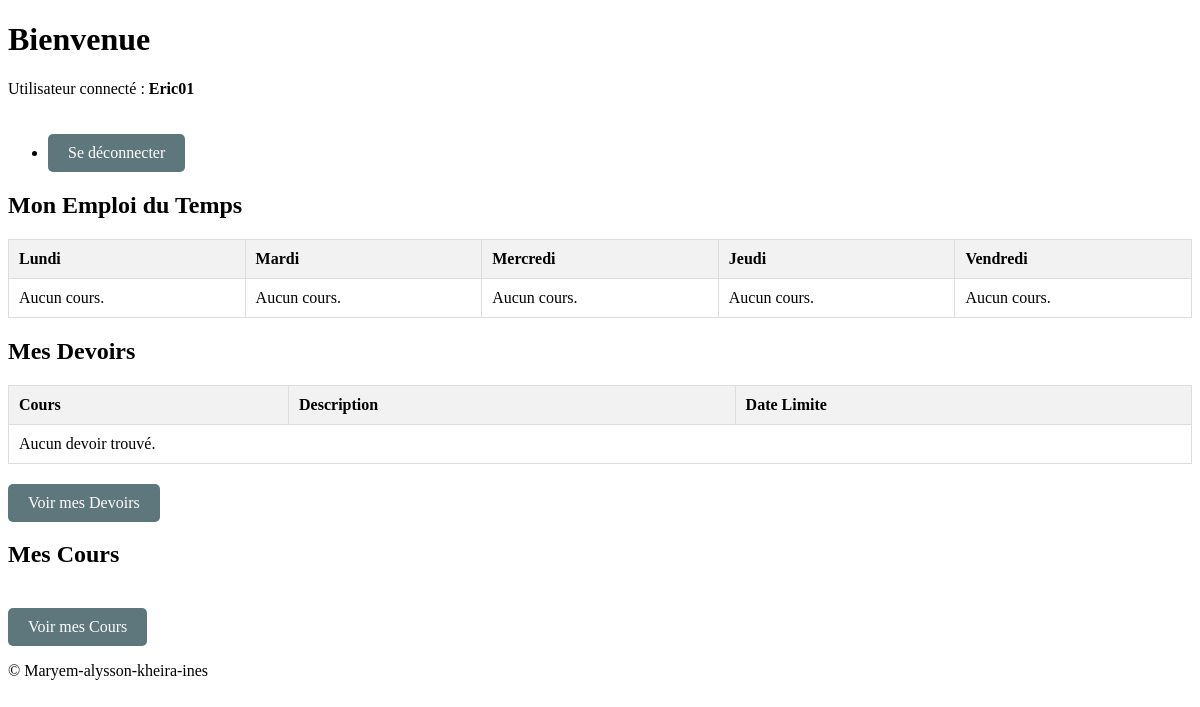
Before: /index_etudiant.php (signed in) with the older database file.
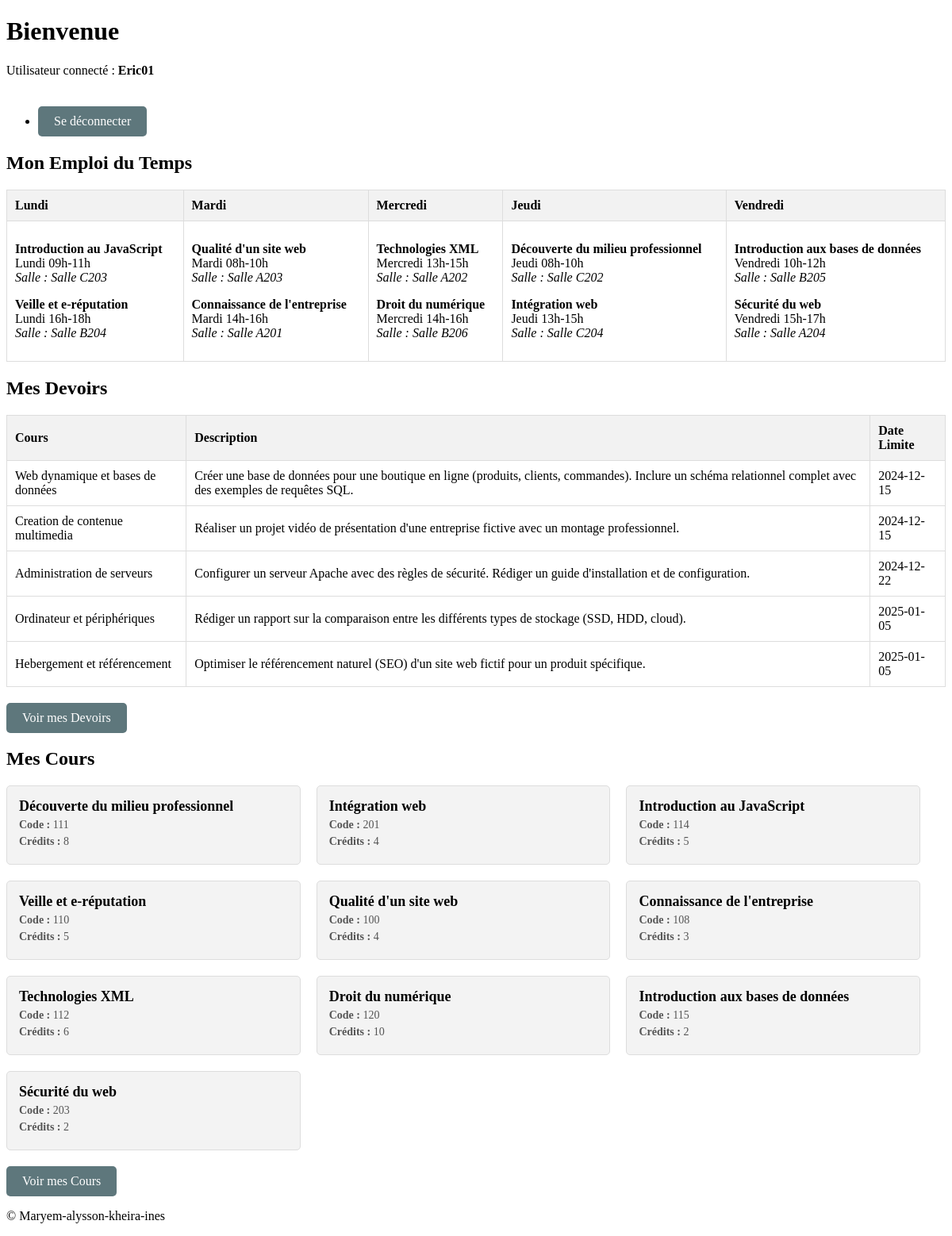
After: the same page with the newer database file.
### tables this page shows
CREATE TABLE `cours` (
  `id` int(11) NOT NULL,
  `nom` varchar(255) NOT NULL,
  `code` int(11) NOT NULL,
  `credits` int(11) NOT NULL,
  `formation` enum('LP','DEUST','BOTH') DEFAULT 'BOTH',
  `horaires_dates` text DEFAULT NULL,
  `salle_classe` varchar(255) DEFAULT NULL,
  `semestre` int(1) NOT NULL
);

CREATE TABLE `devoirs` (
  `id_devoir` int(11) NOT NULL,
  `id_cours` int(11) NOT NULL,
  `description` text NOT NULL,
  `date_limite` date NOT NULL,
  `modifiable` tinyint(1) DEFAULT 1
);

### index_etudiant.php (the view, shortened to what the changed rows need)
<?php
include('inc.connexion.php');
$user_id = $_SESSION['user_id'];
function getStudentSchedule($user_id) {
    global $bdd;
    $query_formation = "SELECT formation FROM etudiants WHERE id = :user_id";
    $stmt = $bdd->prepare($query_formation);
    $stmt->bindParam(':user_id', $user_id, PDO::PARAM_INT);
    $stmt->execute();
    $student_data = $stmt->fetch(PDO::FETCH_ASSOC);
    $formation = $student_data ? $student_data['formation'] : null;
    $query_cours = "SELECT c.nom, c.horaires_dates, c.salle_classe,
    DAYNAME(c.horaires_dates) AS jour, c.horaires_dates, c.code, c.credits
    FROM cours c
    WHERE (c.formation = :formation OR c.formation = 'BOTH')
    AND c.semestre = 2
    ORDER BY c.horaires_dates";
    $stmt_cours = $bdd->prepare($query_cours);
    $stmt_cours->bindParam(':formation', $formation, PDO::PARAM_STR);
    $stmt_cours->execute();
    return $stmt_cours->fetchAll(PDO::FETCH_ASSOC);
}
function getAssignments($user_id) {
    global $bdd;
    $query_formation = "SELECT formation FROM etudiants WHERE id = :user_id";
    $stmt = $bdd->prepare($query_formation);
    $stmt->bindParam(':user_id', $user_id, PDO::PARAM_INT);
    $stmt->execute();
    $student_data = $stmt->fetch(PDO::FETCH_ASSOC);
    $formation = $student_data ? $student_data['formation'] : null;
    $query_devoirs = "SELECT d.description, d.date_limite, c.nom AS cours
                      FROM devoirs d
                      JOIN cours c ON d.id_cours = c.id
                      WHERE c.formation = :formation OR c.formation = 'BOTH'";
    $stmt_devoirs = $bdd->prepare($query_devoirs);
    $stmt_devoirs->bindParam(':formation', $formation, PDO::PARAM_STR);
    $stmt_devoirs->execute();
    return $stmt_devoirs->fetchAll(PDO::FETCH_ASSOC);
}
$student_schedule = getStudentSchedule($user_id);
$assignments = getAssignments($user_id);
$days_of_week = ['Lundi', 'Mardi', 'Mercredi', 'Jeudi', 'Vendredi'];
$schedule_by_day = [
    'Lundi' => [],
    'Mardi' => [],
    'Mercredi' => [],
    'Jeudi' => [],
    'Vendredi' => []
];
foreach ($student_schedule as $course) {
    foreach ($days_of_week as $day) {
        if (stripos($course['horaires_dates'], $day) !== false) {
            $schedule_by_day[$day][] = $course;
        }
    }
}
?>
<!DOCTYPE html>
<html lang="fr">
<head>
    <link rel="stylesheet" href="assets/style.css">
</head>
<body>
    <header>
        <h1>Bienvenue</h1>
    </header>
    <main>
    <section>
    <h2>Mon Emploi du Temps</h2>
    <table>
        <thead>
            <tr>
                <?php foreach ($days_of_week as $day) { ?>
                    <th><?php echo $day; ?></th>
                <?php } ?>
            </tr>
        </thead>
        <tbody>
            <tr>
                <?php foreach ($days_of_week as $day) { ?>
                    <td>
                        <?php
                        if (!empty($schedule_by_day[$day])) {
                            foreach ($schedule_by_day[$day] as $course) {
                                echo "<p><strong>" . htmlspecialchars($course['nom']) . "</strong><br>" .
                                     htmlspecialchars($course['horaires_dates']) . "<br>" .
                                     "<em>Salle : " . htmlspecialchars($course['salle_classe']) . "</em></p>";
                            }
                        } else {
                            echo "Aucun cours.";
                        }
                        ?>
                    </td>
                <?php } ?>
            </tr>
        </tbody>
    </table>
</section>
        <section>
            <h2>Mes Devoirs</h2>
            <table>
                <thead>
                    <tr>
                        <th>Cours</th>
                        <th>Description</th>
                        <th>Date Limite</th>
                    </tr>
                </thead>
                <tbody>
                    <?php if (empty($assignments)) { ?>
                        <tr>
                            <td colspan="3">Aucun devoir trouvé.</td>
                        </tr>
                    <?php } else { ?>
                        <?php foreach ($assignments as $assignment) { ?>
                            <tr>
                                <td><?php echo htmlspecialchars($assignment['cours']); ?></td>
                                <td><?php echo htmlspecialchars($assignment['description']); ?></td>
                                <td><?php echo htmlspecialchars($assignment['date_limite']); ?></td>
                            </tr>
                        <?php } ?>
                    <?php } ?>
                </tbody>
            </table>
        </section>
         <section>
            <h2>Mes Cours</h2>
            <div class="course-list">
                <?php foreach ($student_schedule as $course) { ?>
                    <div class="course-item">
                        <h3><?php echo htmlspecialchars($course['nom']); ?></h3>
                        <p class="code"><strong>Code :</strong> <?php echo htmlspecialchars($course['code']); ?></p>
                        <p class="credits"><strong>Crédits :</strong> <?php echo htmlspecialchars($course['credits']); ?></p>
                    </div>
                <?php } ?>
            </div>
        </section>
    </main>
</body>
</html>

Changed rows visible on the page:
now on this page (row edited): cours: nom "Introduction au JavaScript", horaires_dates "Lundi 09h-11h", salle_classe "Salle C203", code "114", credits "5"
now on this page (row edited): cours: nom "Veille et e-réputation", horaires_dates "Lundi 16h-18h", salle_classe "Salle B204", code "110", credits "5"
now on this page (row edited): cours: nom "Qualité d'un site web", horaires_dates "Mardi 08h-10h", salle_classe "Salle A203", code "100", credits "4"
now on this page (row edited): cours: nom "Connaissance de l'entreprise", horaires_dates "Mardi 14h-16h", salle_classe "Salle A201", code "108", credits "3"
now on this page (row edited): cours: nom "Technologies XML", horaires_dates "Mercredi 13h-15h", salle_classe "Salle A202", code "112", credits "6"
now on this page (row edited): cours: nom "Droit du numérique", horaires_dates "Mercredi 14h-16h", salle_classe "Salle B206", code "120", credits "10"
now on this page (row edited): cours: nom "Découverte du milieu professionnel", horaires_dates "Jeudi 08h-10h", salle_classe "Salle C202", code "111", credits "8"
now on this page (row edited): cours: nom "Intégration web", horaires_dates "Jeudi 13h-15h", salle_classe "Salle C204", code "201", credits "4"
now on this page (row edited): cours: nom "Introduction aux bases de données", horaires_dates "Vendredi 10h-12h", salle_classe "Salle B205", code "115", credits "2"
now on this page (row edited): cours: nom "Sécurité du web", horaires_dates "Vendredi 15h-17h", salle_classe "Salle A204", code "203", credits "2"
added devoirs: id_cours.nom "Web dynamique et bases de données", description "Créer une base de données pour une boutique en ligne (produits, clients, commandes). Inclure un schéma relationnel complet avec des exemples de requêtes SQL.", date_limite "2024-12-15"
added devoirs: id_cours.nom "Creation de contenue multimedia", description "Réaliser un projet vidéo de présentation d'une entreprise fictive avec un montage professionnel.", date_limite "2024-12-15"
added devoirs: id_cours.nom "Administration de serveurs", description "Configurer un serveur Apache avec des règles de sécurité. Rédiger un guide d'installation et de configuration.", date_limite "2024-12-22"
added devoirs: id_cours.nom "Ordinateur et périphériques", description "Rédiger un rapport sur la comparaison entre les différents types de stockage (SSD, HDD, cloud).", date_limite "2025-01-05"
added devoirs: id_cours.nom "Hebergement et référencement", description "Optimiser le référencement naturel (SEO) d'un site web fictif pour un produit spécifique.", date_limite "2025-01-05"
Other visible differences:
list line gone: "Aucun cours."
text no longer shown: "Aucun devoir trouvé."
